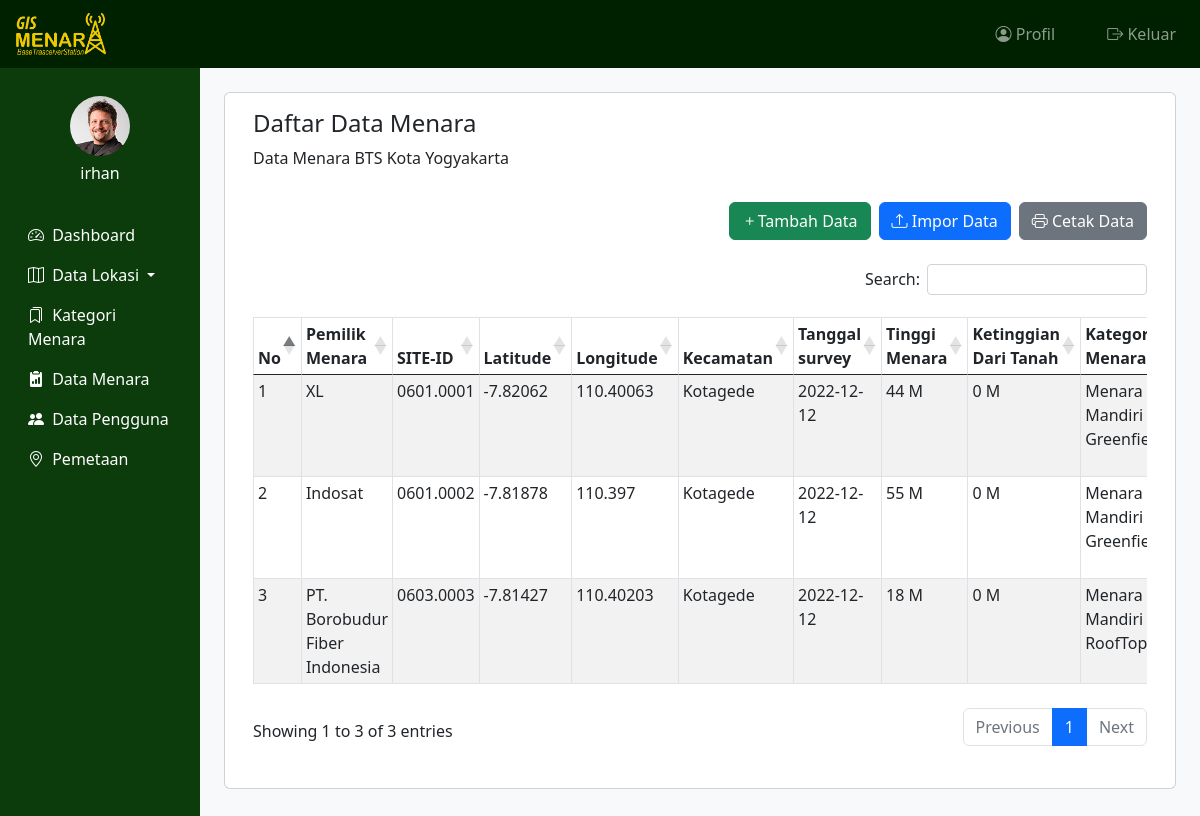
The page /super_admin/menara_tampil.php (signed in) on the database its author committed.
### tables this page shows
CREATE TABLE `menara` (
  `id_menara` int(11) NOT NULL,
  `tipe_menara` varchar(100) NOT NULL,
  `id_desa` varchar(100) NOT NULL,
  `id_user` int(11) NOT NULL,
  `pemilik_menara` varchar(30) NOT NULL,
  `jenis_menara` enum('greenfield','rooftop') NOT NULL,
  `latitude_menara` varchar(15) NOT NULL,
  `longitude_menara` varchar(15) NOT NULL,
  `alamat_menara` text NOT NULL,
  `tinggi_menara` int(11) NOT NULL,
  `ketinggian_dari_tanah` int(11) NOT NULL,
  `keterangan_menara` text NOT NULL,
  `tanggal_survei` date NOT NULL,
  `status_menara` enum('Valid','Tidak Valid') NOT NULL,
  `foto_menara` varchar(255) NOT NULL
);

CREATE TABLE `desa` (
  `id_desa` int(11) NOT NULL,
  `id_kecamatan` varchar(100) NOT NULL,
  `kode_desa` varchar(15) NOT NULL,
  `nama_desa` varchar(100) NOT NULL
);

CREATE TABLE `kecamatan` (
  `id_kecamatan` int(11) NOT NULL,
  `id_kabupaten` int(11) NOT NULL,
  `kode_kecamatan` varchar(15) NOT NULL,
  `nama_kecamatan` varchar(100) NOT NULL
);

### super_admin/menara_tampil.php (the view, shortened to what this page needs)
<?php
include "header.php";
if (isset($_GET["id"])){
	$id_kategori = $_GET["id"];
	$menara = array();
	$ambil_menara = $koneksi -> query("SELECT * FROM menara LEFT JOIN desa ON menara.nama_kecamatan = desa.nama_kecamatan LEFT JOIN kecamatan ON kecamatan.nama_kecamatan = desa.nama_kecamatan WHERE id_kategori = '$id_kategori'");
	while ($tiap_menara = $ambil_menara -> fetch_assoc()){
		$menara[]=$tiap_menara;
	}
}
else{
	$menara = array();
	$ambil_menara = $koneksi -> query("SELECT * FROM menara LEFT JOIN desa ON menara.id_desa = desa.id_desa LEFT JOIN kecamatan ON kecamatan.id_kecamatan = desa.id_kecamatan");
	while ($tiap_menara = $ambil_menara -> fetch_assoc()){
		$menara[]=$tiap_menara;
	}
}
?>
<div class="row">
	<div class="card mt-4" >
		<h4 class="card-title mt-3 ms-3">Daftar Data Menara</h4>
		<p class="card-category ms-3">Data Menara BTS Kota Yogyakarta</p>
		<div class="card-body">
			<div class="d-grid gap-2 d-md-flex justify-content-md-end pb-3">
				<a href="menara_tambah.php" type="button" class="btn btn-success " type="button">
					<i class="bi bi-plus"></i>Tambah Data</a>
					<a href="" class="btn btn-primary " data-bs-toggle="modal" data-bs-target="#staticBackdrop">
						<i class="bi bi-upload"></i> Impor Data</a>
						<a href="menara_cetak.php" class="btn btn-secondary " type="button">
							<i class="bi bi-printer"></i> Cetak Data</a>
						</div>
						<div class="table table-responsive">
							<table id="datatabel" class="table table-bordered table-striped table-sm table-hover">
								<thead>
									<tr>
										<th>No</th>
										<th>Pemilik Menara</th>
										<th>SITE-ID</th>
										<th>Latitude</th>
										<th>Longitude</th>
										<th>Kecamatan</th>
										<th>Tanggal survey</th>
										<th>Tinggi Menara</th>
										<th>Ketinggian Dari Tanah</th>
										<th>Kategori Menara</th>
									</tr>
								</thead>
								<tbody>
									<?php foreach ($menara as $key => $value): ?>
										<tr>
											<td><?php echo $key+1; ?></td>
											<td><?php echo $value["pemilik_menara"]; ?></td>
											<td><?php echo $value["kode_desa"] ?>.<?php echo str_pad($key+1, 4, 0, STR_PAD_LEFT); ?></td>
											<td><?php echo $value["latitude_menara"]; ?></td>
											<td><?php echo $value["longitude_menara"]; ?></td>
											<td><?php echo $value["nama_kecamatan"]; ?></td>
											<td><?php echo $value["tanggal_survei"] ?></td>
											<td><?php echo $value["tinggi_menara"] ?> M</td>
											<td><?php echo $value["ketinggian_dari_tanah"] ?> M</td>
											<td><?php echo $value["tipe_menara"] ?></td>
										</tr>
									<?php endforeach ?>
								</tbody>
							</table>
						</div>
					</div>
				</div>
			</div>
			<?php
			include "footer.php";
			?>

### assets/css/admin.css (style rules this page uses)
body { font-size: 0.875rem; }

### assets/css/peta.css (style rules this page uses)
html, body { height: 100%; margin: 0; }

### rows shown on the page
menara: pemilik_menara "XL", id_desa.kode_desa "0601", key "0001", latitude_menara "-7.82062", longitude_menara "110.40063", kecamatan.nama_kecamatan "Kotagede", tanggal_survei "2022-12-12", tinggi_menara "44", ketinggian_dari_tanah "0", tipe_menara "Menara Mandiri…"
menara: pemilik_menara "Indosat", id_desa.kode_desa "0601", key "0002", latitude_menara "-7.81878", longitude_menara "110.397", kecamatan.nama_kecamatan "Kotagede", tanggal_survei "2022-12-12", tinggi_menara "55", ketinggian_dari_tanah "0", tipe_menara "Menara Mandiri…"
menara: pemilik_menara "PT. Borobudur Fiber Indonesia", id_desa.kode_desa "0603", key "0003", latitude_menara "-7.81427", longitude_menara "110.40203", kecamatan.nama_kecamatan "Kotagede", tanggal_survei "2022-12-12", tinggi_menara "18", ketinggian_dari_tanah "0", tipe_menara "Menara Mandiri RoofTop"

### other values the page prints
$s_admin["nama_user"] "irhan"
